Frame 1 (no input): blank canvas, image omitted
Frame 60 (no input): blank canvas, image omitted
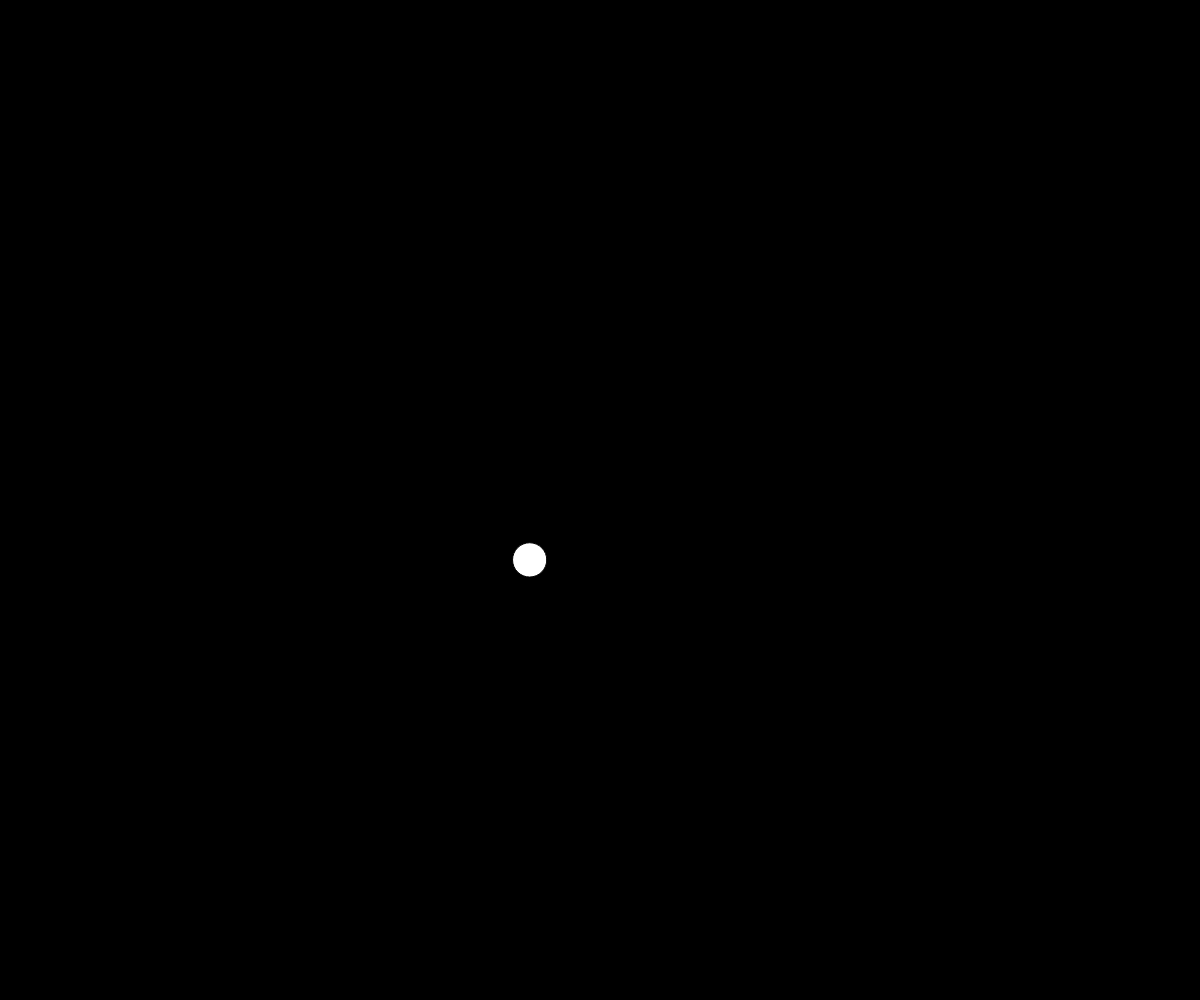
Frame 120 (the mouse pressed at the canvas centre since frame 60)

The p5.js sketch whose frames 1 and 60 were blank and that drew this single picture after the mouse press (run headless with seeded random() and noise() and a simulated clock; from frame 60 on, the mouse is pressed at the canvas centre):

// p5.js sketch
// ── sketch.js
var bubbles = [];

function setup() {
	createCanvas(window.innerWidth, window.innerHeight);
	//frameRate(1000);
}

/*Esta funcion se remite alrededor de los 30fps*/
function draw() {
	background(0);

	var i;
	var z;
	for(i=0;i<bubbles.length;i++){
		bubbles[i].move();
		bubbles[i].display();

		for(z=0;z<bubbles.length;z++){
			if(z!=i && bubbles[i].collapse(bubbles[z])){	
				bubbles[i].speedX *= -1
				bubbles[i].speedY *= -1;
			}			
		}
		
	}


}


function mousePressed(){
	bubbles.push(new Bubble(mouseX,mouseY));
}


function Bubble(x,y){
	this.x = x;
	this.minusX = false;

	this.y = y;
	this.minusY = false;

	this.r = random(10,20);
	this.speedX = random(-2,2);
	this.speedY = random(-2,2);


	this.display = function(){

		fill(255);
		ellipse(this.x,this.y,this.r*2,this.r*2);		
	}

	this.move = function(){

		if(this.x > width || this.x < 0){
			this.speedX *= -1;
		}

		if(this.y > height || this.y < 0){
			this.speedY *= -1;
		}
	
		this.x = this.x+this.speedX;
		this.y = this.y+this.speedY;
	}

	this.collapse = function(bubble){
		var distancia = int(dist(this.x, this.y, bubble.x, bubble.y));
		//alert(distancia);
		if(distancia < this.r+bubble.r){
			return true;
		}else{
			return false;
		}
		
	}
}
